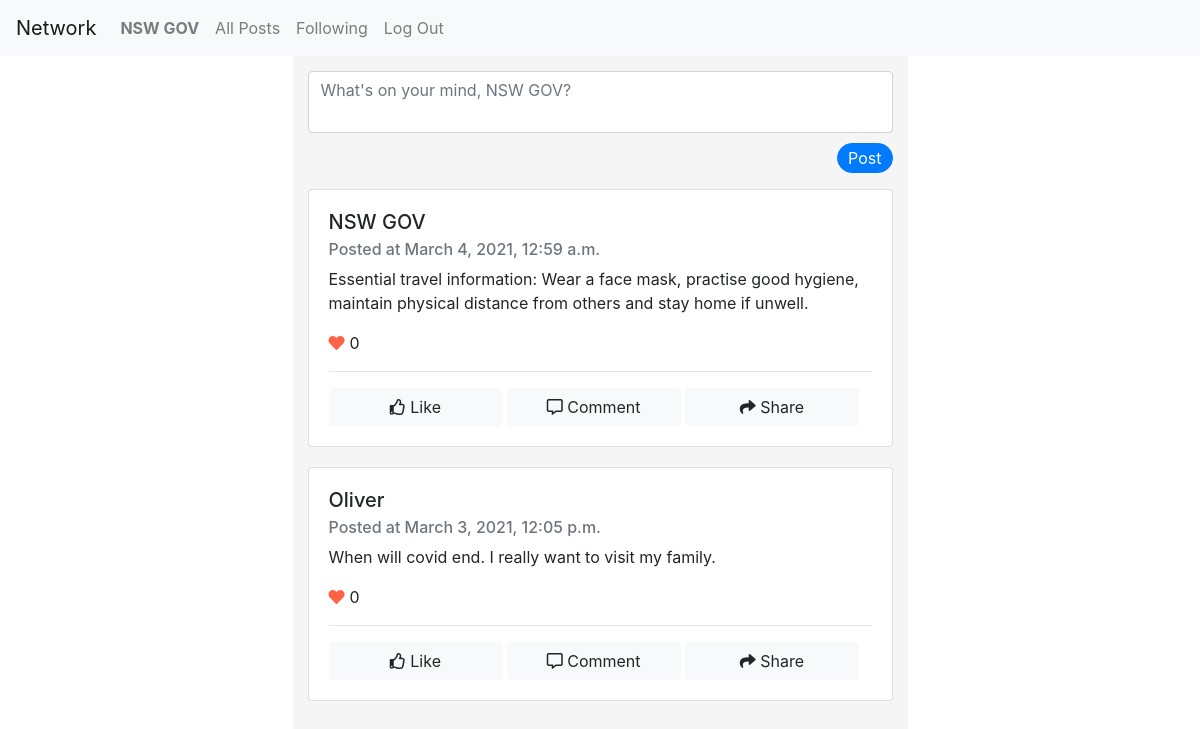
Screenshot of / (signed in) with the database file from the repository.
### network/models.py (models this page shows, shortened)
class User(AbstractUser):
    pass

class Post(models.Model):
    user = models.ForeignKey(User, on_delete=models.CASCADE, related_name="posts")
    content = models.TextField(max_length=512)
    timestamp = models.DateTimeField(auto_now_add=True)
    likes = models.ManyToManyField(User, related_name="liked")

### network/views.py (the view)
# urls.py: path("", views.index, name="index"),
def index(request):
    if request.method == "POST":
        content = request.POST["content"]
        if len(content) > 0:
            Post.objects.create(content=content, user=request.user)
        return HttpResponseRedirect(reverse("index"))
    all_posts = Post.objects.all().order_by("-timestamp")
    paginator = Paginator(all_posts, 8)
    page_number = request.GET.get('page')
    page_obj = paginator.get_page(page_number)
    return render(request, "network/index.html",{
            "page_obj": page_obj,
            "posts": all_posts,
        })

### network/templates/network/index.html (shortened to what this page needs)
{% extends "network/layout.html" %}
{% load static %}
{% block body %}
    <div class="row">
        <div class="col-md-3"></div>
        <div class="col-md-6">
            <form action="#" method="post">
                <div class="form-group">
                    <textarea
                        class="form-control"
                        id="postContent"
                        maxlength="512"
                        rows="2"
                        name="content"
                        placeholder="What's on your mind, {{ user.username|capfirst }}?"></textarea>
                    <input type="submit" class="btn btn-primary" id="post-btn" value="Post"/>
                </div>
            </form>
            <div class="posts-container">
                {%  for post in page_obj %}
                    <div class="card">
                        <div class="card-body">
                            <h5 class="card-title">{{ post.user.username|capfirst }}</h5>
                            <h6 class="card-subtitle mb-2 text-muted">Posted at {{ post.timestamp }}</h6>
                            <p class="card-text">{{ post.content }}</p>
                            <p><i class="fas fa-heart"></i><span class="card-text" id="likes{{ post.id }}">{{ post.likes.count }}</span></p>
                            <hr>
                            {% if user in post.likes.all %}
                                <button data-postid="{{ post.id }}" class="btn btn-light like" style="color:dodgerblue"><i class="fas fa-thumbs-up"></i> Liked</button>
                            {% else %}
                                <button data-postid="{{ post.id }}" class="btn btn-light like"><i class="far fa-thumbs-up"></i> Like</button>
                            {% endif %}
                            <button class="btn btn-light comment"><i class="far fa-comment-alt"></i> Comment</button>
                            <button class="btn btn-light share"><i class="fas fa-share"></i> Share</button>
                        </div>
                    </div>
                {% endfor %}
            </div>
        </div>
    </div>
{% endblock %}

### network/templates/network/layout.html (shortened to what this page needs)
{% load static %}
<!DOCTYPE html>
<html lang="en">
    <head>
        <link rel="stylesheet" href="https://stackpath.bootstrapcdn.com/bootstrap/4.4.1/css/bootstrap.min.css">
        <link href="{% static 'network/styles.css' %}" rel="stylesheet">
        <link rel="stylesheet" href="{% static 'network/css/all.css' %}">
    </head>
    <body>
        <nav class="navbar navbar-expand-lg navbar-light bg-light">
            <a class="navbar-brand" href="#">Network</a>
            <div>
              <ul class="navbar-nav mr-auto">
                {% if user.is_authenticated %}
                    <li class="nav-item">
                        <a class="nav-link" href="#"><strong>{{ user.username|capfirst }}</strong></a>
                    </li>
                {% endif %}
                <li class="nav-item">
                  <a class="nav-link" href="{% url 'index' %}">All Posts</a>
                </li>
                {% if user.is_authenticated %}
                    <li class="nav-item">
                        <a class="nav-link" href="#">Following</a>
                    </li>
                    <li class="nav-item">
                        <a class="nav-link" href="{% url 'logout' %}">Log Out</a>
                    </li>
                {% endif %}
              </ul>
            </div>
          </nav>
        <div class="body">
            {% block body %}
            {% endblock %}
        </div>
    </body>
</html>

### network/static/network/styles.css (style rules this page uses)
textarea { resize:none; }
.form-group { overflow: hidden; margin-top: 15px; }
#post-btn { margin-top: 10px; float: right; padding:2px 10px; border-radius: 20px; }
.btn-light { width: 32%; outline: none; }
.col-md-6 { background-color:whitesmoke; min-height: 100vh; }
.posts-container { overflow: auto; }
.card { margin-bottom: 20px; }
.fa-heart { color:tomato; margin-right: 5px; }

### network/static/network/css/all.css (style rules this page uses)
.fa, .fas, .far, .fal, .fad, .fab { -moz-osx-font-smoothing: grayscale; -webkit-font-smoothing: antialiased; display: inline-block; font-style: normal; font-variant: normal; text-rendering: auto; line-height: 1; }
.fa-comment-alt:before { content: "\f27a"; }
.fa-heart:before { content: "\f004"; }
.fa-share:before { content: "\f064"; }
.fa-thumbs-up:before { content: "\f164"; }
.far { font-family: 'Font Awesome 5 Free'; font-weight: 400; }

### rows the page displays
User: username "NSW GOV", content "What's on your mind, NSW GOV?"
Post: user.username "NSW GOV", timestamp "March 4, 2021, 12:59 a.m.", content "Essential travel information: Wear a face mask, practise good hygiene, maintain physical distance from others and stay home if unwell.", likes.count "0"
Post: user.username "Oliver", timestamp "March 3, 2021, 12:05 p.m.", content "When will covid end. I really want to visit my family.", likes.count "0"
